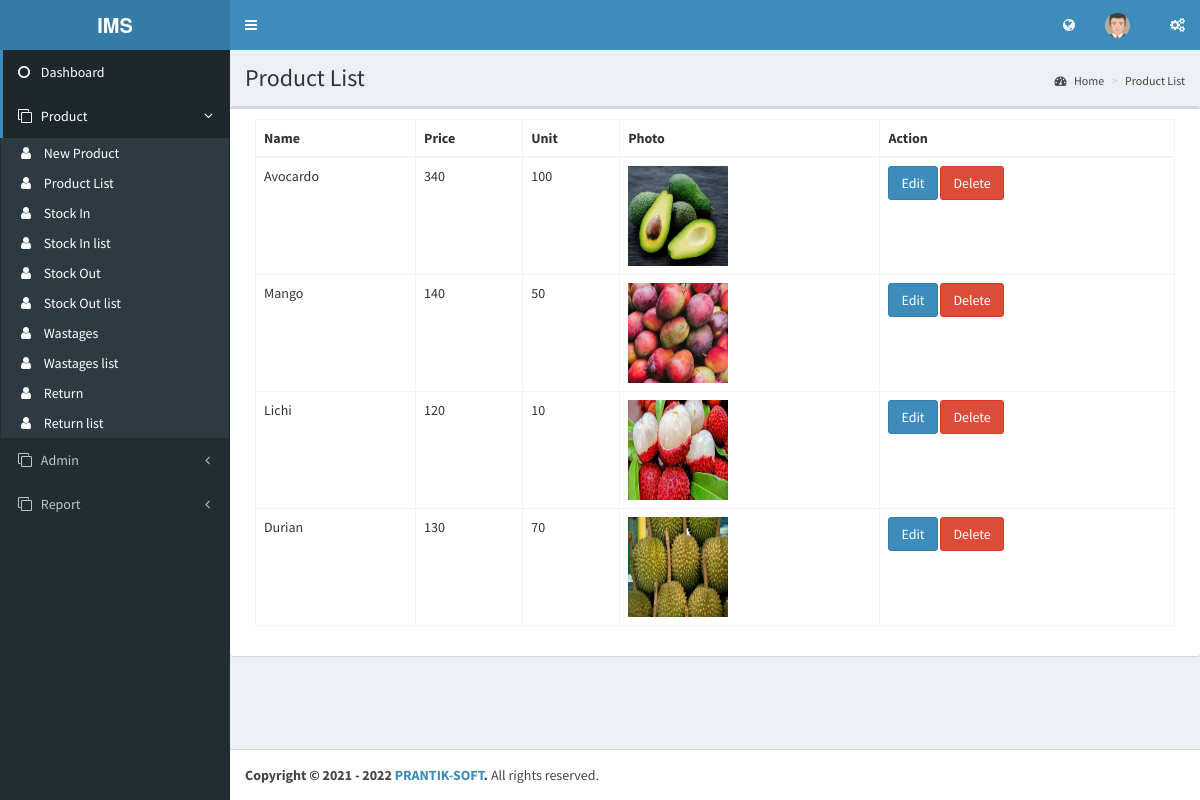
/admin/product_list.php (signed in), run on the app's committed database.
### tables this page shows
CREATE TABLE `products` (
  `id` bigint(20) NOT NULL,
  `name` varchar(255) NOT NULL,
  `price` decimal(10,0) NOT NULL,
  `unit` varchar(255) NOT NULL,
  `photo` varchar(255) NOT NULL
);

### class/Database.php (called while the page is built, shortened)
<?php
class Database
{
	public $db=NULL;
	function __construct()
	{
		$this->db=new PDO('mysql:host=localhost;dbname=php_project','root','');
	}
	public function getData($table,$where)
	{
		$d=$this->db->query('select * from '.$table.' where '.$where);
		return $d;
	}
}

### class/Controller.php (called while the page is built, shortened)
<?php
require('Database.php');
class Controller extends Database
{
public function get_product()
{
	$result=$this->getData('products','1 order by id desc');
	return $result;
}
}

### admin/product_list.php (the view, shortened to what this page needs)
<?php
 require('head_c.php');
$data=$obj->get_product();
  ?>
<div class="wrapper">
  <?php
  require('leftMenu.php');
  ?>
  <div class="content-wrapper">
    <section class="content-header">
      <h1>
        Product List
      </h1>
      <ol class="breadcrumb">
        <li><a href="index.php"><i class="fa fa-dashboard"></i> Home</a></li>
        <li><a href="new_product.php">Product List </a></li>
      </ol>
    </section>
    <section class="content">
      <div class="row">
        <div class="box">
          <div class="box-body">
              <div class="col-xs-12 col-md-12">
                <table id="example1" class="table table-bordered">
                  <thead>
                    <tr>
                      <th>Name</th>
                      <th>Price</th>
                      <th>Unit</th>
                      <th>Photo</th>
                      <th>Action</th>
                    </tr>
                  </thead>
                  <tbody>
                    <?php while ($d=$data->fetch(PDO::FETCH_ASSOC)) {?>
                    <tr>
                      <td><?php echo $d['name'] ?></td>
                      <td><?php echo $d['price'] ?></td>
                      <td><?php echo $d['unit'] ?></td>
                      <td><img src="../upload/<?php echo $d['photo'] ?>" width="100" height="100"></td>
                      <td>
                        <a href="edit.php?id=<?php echo $d['id']?>" class="btn btn-primary">Edit</a>
                        <a href="delete.php?id=<?php echo $d['id']?>" class="btn btn-danger">Delete</a>
                      </td>
                    </tr>
                    <?php } ?>
                  </tbody>
                </table>
            </div>
        </div>
        </div>
        </div>
        </section>
      </div>
    </div>
    <?php require('footer_c.php');?>

### data on the page
products: name "Avocardo", price "340", unit "100", photo (picture)
products: name "Mango", price "140", unit "50", photo (picture)
products: name "Lichi", price "120", unit "10", photo (picture)
products: name "Durian", price "130", unit "70", photo (picture)
